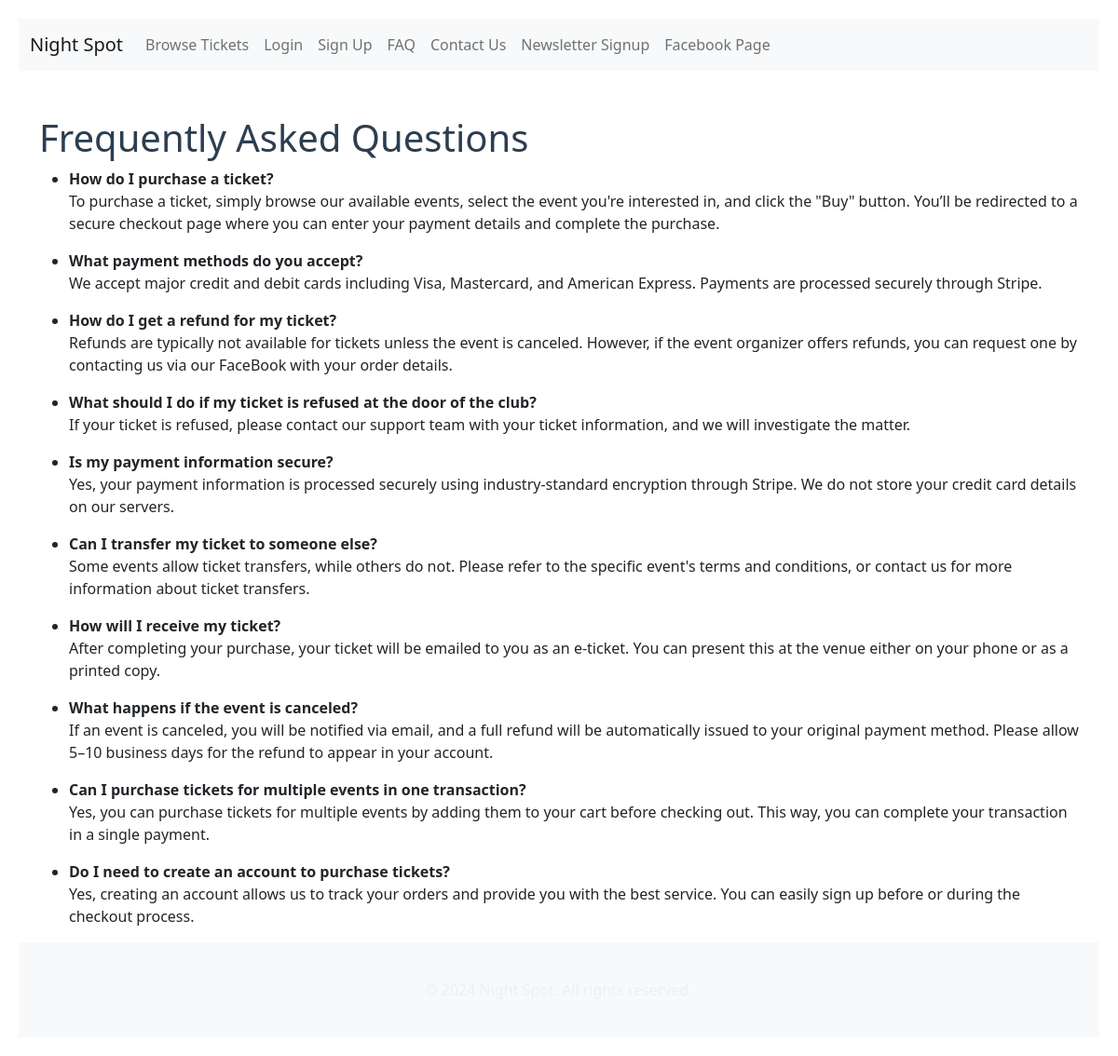
Screenshot of /faq/ with the database file from the repository.
### payments/models.py (models this page shows, shortened)
class FAQ(models.Model):
    question = models.CharField(max_length=255)
    answer = models.TextField()
    created_at = models.DateTimeField(auto_now_add=True)
    updated_at = models.DateTimeField(auto_now=True)

### payments/views.py (the view)
# urls.py: path('faq/', views.faq_list, name='faq_list'),
def faq_list(request):
    faqs = FAQ.objects.all()
    return render(request, 'faq_list.html', {'faqs': faqs})

### payments/templates/faq_list.html (shortened to what this page needs)
{% extends 'base.html' %}
{% block content %}
    <h1>Frequently Asked Questions</h1>
    <ul>
        {% for faq in faqs %}
            <li>
                <strong>{{ faq.question }}</strong>
                <p>{{ faq.answer }}</p>
            </li>
        {% empty %}
            <li>No FAQs available at the moment.</li>
        {% endfor %}
    </ul>
{% endblock %}

### payments/static/payments/styles.css (style rules this page uses)
body { font-family: 'Arial', sans-serif; background-color: #f0f4f8; padding: 20px; }
h1, h2 { color: #2c3e50; }

### rows the page displays
FAQ: question "How do I purchase a ticket?", answer "To purchase a ticket, simply browse our available events, select the event you're interested in, and click the \"Buy\" button. You’ll be redirected to a secure checkout page where you can enter your payment details and complete the purchase."
FAQ: question "What payment methods do you accept?", answer "We accept major credit and debit cards including Visa, Mastercard, and American Express. Payments are processed securely through Stripe."
FAQ: question "How do I get a refund for my ticket?", answer "Refunds are typically not available for tickets unless the event is canceled. However, if the event organizer offers refunds, you can request one by contacting us via our FaceBook with your order details."
FAQ: question "What should I do if my ticket is refused at the door of the club?", answer "If your ticket is refused, please contact our support team with your ticket information, and we will investigate the matter."
FAQ: question "Is my payment information secure?", answer "Yes, your payment information is processed securely using industry-standard encryption through Stripe. We do not store your credit card details on our servers."
FAQ: question "Can I transfer my ticket to someone else?", answer "Some events allow ticket transfers, while others do not. Please refer to the specific event's terms and conditions, or contact us for more information about ticket transfers."
FAQ: question "How will I receive my ticket?", answer "After completing your purchase, your ticket will be emailed to you as an e-ticket. You can present this at the venue either on your phone or as a printed copy."
FAQ: question "What happens if the event is canceled?", answer "If an event is canceled, you will be notified via email, and a full refund will be automatically issued to your original payment method. Please allow 5–10 business days for the refund to appear in your account."
FAQ: question "Can I purchase tickets for multiple events in one transaction?", answer "Yes, you can purchase tickets for multiple events by adding them to your cart before checking out. This way, you can complete your transaction in a single payment."
FAQ: question "Do I need to create an account to purchase tickets?", answer "Yes, creating an account allows us to track your orders and provide you with the best service. You can easily sign up before or during the checkout process."
